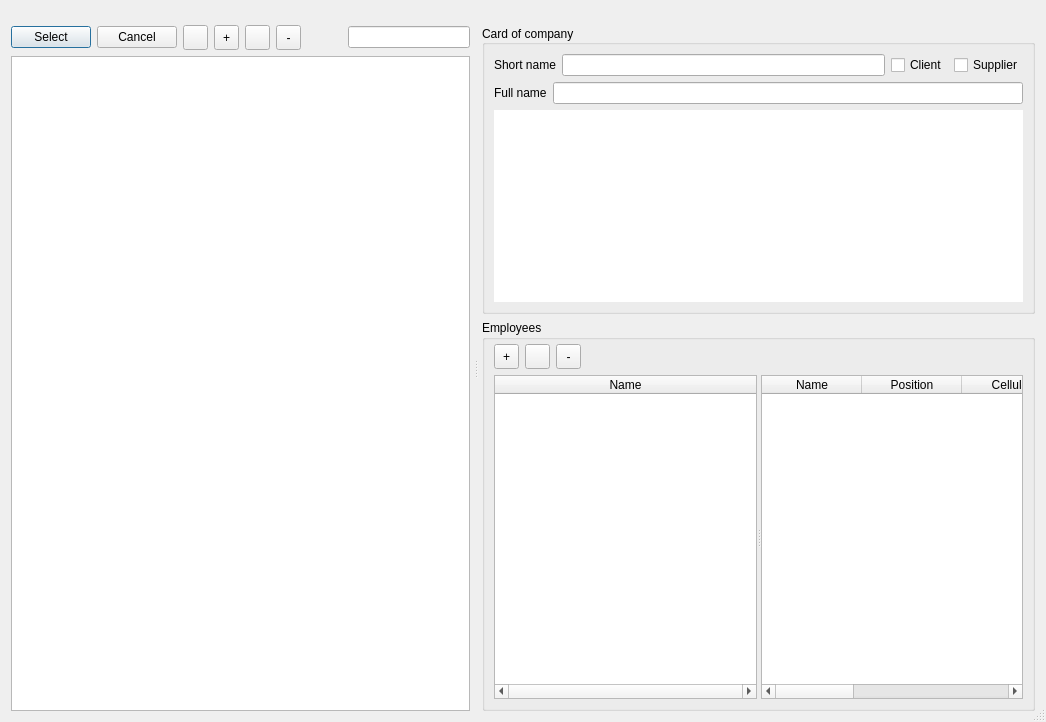
<?xml version="1.0" encoding="UTF-8"?>
<ui version="4.0">
 <class>OrganizationsListDlg</class>
 <widget class="QDialog" name="OrganizationsListDlg">
  <property name="geometry">
   <rect>
    <x>0</x>
    <y>0</y>
    <width>1046</width>
    <height>722</height>
   </rect>
  </property>
  <property name="windowTitle">
   <string>Companies</string>
  </property>
  <property name="locale">
   <locale language="English" country="UnitedStates"/>
  </property>
  <property name="sizeGripEnabled">
   <bool>true</bool>
  </property>
  <layout class="QVBoxLayout" name="verticalLayout_6" stretch="0,1">
   <item>
    <widget class="QWidget" name="wdSelected" native="true">
     <layout class="QVBoxLayout" name="verticalLayout">
      <property name="spacing">
       <number>2</number>
      </property>
      <property name="leftMargin">
       <number>0</number>
      </property>
      <property name="topMargin">
       <number>4</number>
      </property>
      <property name="rightMargin">
       <number>0</number>
      </property>
      <property name="bottomMargin">
       <number>4</number>
      </property>
     </layout>
    </widget>
   </item>
   <item>
    <widget class="QSplitter" name="splitter_2">
     <property name="orientation">
      <enum>Qt::Horizontal</enum>
     </property>
     <widget class="QWidget" name="verticalLayoutWidget">
      <layout class="QVBoxLayout" name="verticalLayout_3">
       <property name="rightMargin">
        <number>4</number>
       </property>
       <item>
        <layout class="QHBoxLayout" name="horizontalLayout_2" stretch="0,0,0,0,0,0,1,3">
         <item>
          <widget class="QPushButton" name="pbSelect">
           <property name="text">
            <string>Select</string>
           </property>
          </widget>
         </item>
         <item>
          <widget class="QPushButton" name="pbCancel">
           <property name="text">
            <string>Cancel</string>
           </property>
          </widget>
         </item>
         <item>
          <widget class="QToolButton" name="tbReload">
           <property name="minimumSize">
            <size>
             <width>25</width>
             <height>25</height>
            </size>
           </property>
           <property name="icon">
            <iconset resource="resource1.qrc">
             <normaloff>:/some/ico/ico/reload.png</normaloff>:/some/ico/ico/reload.png</iconset>
           </property>
          </widget>
         </item>
         <item>
          <widget class="QToolButton" name="tbPlus">
           <property name="minimumSize">
            <size>
             <width>25</width>
             <height>25</height>
            </size>
           </property>
           <property name="text">
            <string>+</string>
           </property>
           <property name="icon">
            <iconset resource="resource1.qrc">
             <normaloff>:/some/ico/ico/plus.png</normaloff>:/some/ico/ico/plus.png</iconset>
           </property>
          </widget>
         </item>
         <item>
          <widget class="QToolButton" name="tbProps">
           <property name="minimumSize">
            <size>
             <width>25</width>
             <height>25</height>
            </size>
           </property>
           <property name="icon">
            <iconset resource="resource1.qrc">
             <normaloff>:/some/ico/ico/edit.png</normaloff>:/some/ico/ico/edit.png</iconset>
           </property>
          </widget>
         </item>
         <item>
          <widget class="QToolButton" name="tbMinus">
           <property name="minimumSize">
            <size>
             <width>25</width>
             <height>25</height>
            </size>
           </property>
           <property name="text">
            <string>-</string>
           </property>
           <property name="icon">
            <iconset resource="resource1.qrc">
             <normaloff>:/some/ico/ico/minus.png</normaloff>:/some/ico/ico/minus.png</iconset>
           </property>
          </widget>
         </item>
         <item>
          <spacer name="horizontalSpacer">
           <property name="orientation">
            <enum>Qt::Horizontal</enum>
           </property>
           <property name="sizeHint" stdset="0">
            <size>
             <width>40</width>
             <height>20</height>
            </size>
           </property>
          </spacer>
         </item>
         <item>
          <widget class="QLineEdit" name="leFilter">
           <property name="contextMenuPolicy">
            <enum>Qt::CustomContextMenu</enum>
           </property>
           <property name="alignment">
            <set>Qt::AlignCenter</set>
           </property>
          </widget>
         </item>
        </layout>
       </item>
       <item>
        <widget class="QListWidget" name="listCustomers">
         <property name="contextMenuPolicy">
          <enum>Qt::CustomContextMenu</enum>
         </property>
        </widget>
       </item>
      </layout>
     </widget>
     <widget class="QStackedWidget" name="swData">
      <property name="currentIndex">
       <number>0</number>
      </property>
      <widget class="QWidget" name="pgData">
       <layout class="QVBoxLayout" name="verticalLayout_5" stretch="0,1">
        <property name="leftMargin">
         <number>4</number>
        </property>
        <property name="topMargin">
         <number>0</number>
        </property>
        <property name="rightMargin">
         <number>0</number>
        </property>
        <property name="bottomMargin">
         <number>0</number>
        </property>
        <item>
         <widget class="QGroupBox" name="groupBox_2">
          <property name="title">
           <string>Card of company</string>
          </property>
          <property name="alignment">
           <set>Qt::AlignLeading|Qt::AlignLeft|Qt::AlignVCenter</set>
          </property>
          <layout class="QVBoxLayout" name="verticalLayout_2">
           <item>
            <layout class="QHBoxLayout" name="horizontalLayout">
             <item>
              <widget class="QLabel" name="label_Short">
               <property name="text">
                <string>Short name</string>
               </property>
              </widget>
             </item>
             <item>
              <widget class="QLineEdit" name="leShortName">
               <property name="readOnly">
                <bool>true</bool>
               </property>
              </widget>
             </item>
             <item>
              <widget class="QRoCheckBox" name="cbClient">
               <property name="text">
                <string>Client</string>
               </property>
              </widget>
             </item>
             <item>
              <widget class="QRoCheckBox" name="cbProvider">
               <property name="text">
                <string>Supplier</string>
               </property>
              </widget>
             </item>
            </layout>
           </item>
           <item>
            <layout class="QHBoxLayout" name="horizontalLayout_3">
             <item>
              <widget class="QLabel" name="label_Full">
               <property name="text">
                <string>Full name</string>
               </property>
              </widget>
             </item>
             <item>
              <widget class="QLineEdit" name="leFullName">
               <property name="readOnly">
                <bool>true</bool>
               </property>
              </widget>
             </item>
            </layout>
           </item>
           <item>
            <widget class="QTableWidget" name="twCustProps">
             <property name="contextMenuPolicy">
              <enum>Qt::CustomContextMenu</enum>
             </property>
             <property name="frameShape">
              <enum>QFrame::NoFrame</enum>
             </property>
             <property name="selectionMode">
              <enum>QAbstractItemView::ExtendedSelection</enum>
             </property>
             <property name="selectionBehavior">
              <enum>QAbstractItemView::SelectRows</enum>
             </property>
             <attribute name="horizontalHeaderVisible">
              <bool>false</bool>
             </attribute>
             <attribute name="horizontalHeaderStretchLastSection">
              <bool>true</bool>
             </attribute>
             <attribute name="verticalHeaderVisible">
              <bool>false</bool>
             </attribute>
             <column>
              <property name="text">
               <string/>
              </property>
              <property name="font">
               <font>
                <weight>75</weight>
                <bold>true</bold>
               </font>
              </property>
             </column>
             <column>
              <property name="text">
               <string/>
              </property>
             </column>
            </widget>
           </item>
          </layout>
         </widget>
        </item>
        <item>
         <widget class="QGroupBox" name="groupBox_3">
          <property name="title">
           <string>Employees</string>
          </property>
          <layout class="QVBoxLayout" name="verticalLayout_4" stretch="0,1">
           <property name="topMargin">
            <number>4</number>
           </property>
           <item>
            <layout class="QHBoxLayout" name="horizontalLayout_15">
             <item>
              <widget class="QToolButton" name="tbAddPerson">
               <property name="sizePolicy">
                <sizepolicy hsizetype="Fixed" vsizetype="Fixed">
                 <horstretch>0</horstretch>
                 <verstretch>0</verstretch>
                </sizepolicy>
               </property>
               <property name="minimumSize">
                <size>
                 <width>25</width>
                 <height>25</height>
                </size>
               </property>
               <property name="text">
                <string>+</string>
               </property>
               <property name="icon">
                <iconset resource="resource1.qrc">
                 <normaloff>:/some/ico/ico/plus.png</normaloff>:/some/ico/ico/plus.png</iconset>
               </property>
              </widget>
             </item>
             <item>
              <widget class="QToolButton" name="tbPropPerson">
               <property name="minimumSize">
                <size>
                 <width>25</width>
                 <height>25</height>
                </size>
               </property>
               <property name="icon">
                <iconset resource="resource1.qrc">
                 <normaloff>:/some/ico/ico/edit.png</normaloff>:/some/ico/ico/edit.png</iconset>
               </property>
              </widget>
             </item>
             <item>
              <widget class="QToolButton" name="tbDelPerson">
               <property name="sizePolicy">
                <sizepolicy hsizetype="Fixed" vsizetype="Fixed">
                 <horstretch>0</horstretch>
                 <verstretch>0</verstretch>
                </sizepolicy>
               </property>
               <property name="minimumSize">
                <size>
                 <width>25</width>
                 <height>25</height>
                </size>
               </property>
               <property name="text">
                <string>-</string>
               </property>
               <property name="icon">
                <iconset resource="resource1.qrc">
                 <normaloff>:/some/ico/ico/minus.png</normaloff>:/some/ico/ico/minus.png</iconset>
               </property>
              </widget>
             </item>
             <item>
              <spacer name="horizontalSpacer_4">
               <property name="orientation">
                <enum>Qt::Horizontal</enum>
               </property>
               <property name="sizeHint" stdset="0">
                <size>
                 <width>40</width>
                 <height>20</height>
                </size>
               </property>
              </spacer>
             </item>
            </layout>
           </item>
           <item>
            <widget class="QSplitter" name="splitter">
             <property name="orientation">
              <enum>Qt::Horizontal</enum>
             </property>
             <widget class="QTableWidget" name="twMain">
              <property name="contextMenuPolicy">
               <enum>Qt::CustomContextMenu</enum>
              </property>
              <property name="verticalScrollBarPolicy">
               <enum>Qt::ScrollBarAlwaysOff</enum>
              </property>
              <property name="horizontalScrollBarPolicy">
               <enum>Qt::ScrollBarAlwaysOn</enum>
              </property>
              <property name="editTriggers">
               <set>QAbstractItemView::NoEditTriggers</set>
              </property>
              <property name="selectionMode">
               <enum>QAbstractItemView::SingleSelection</enum>
              </property>
              <property name="selectionBehavior">
               <enum>QAbstractItemView::SelectRows</enum>
              </property>
              <property name="sortingEnabled">
               <bool>false</bool>
              </property>
              <attribute name="horizontalHeaderHighlightSections">
               <bool>false</bool>
              </attribute>
              <attribute name="horizontalHeaderShowSortIndicator" stdset="0">
               <bool>false</bool>
              </attribute>
              <attribute name="horizontalHeaderStretchLastSection">
               <bool>true</bool>
              </attribute>
              <attribute name="verticalHeaderVisible">
               <bool>false</bool>
              </attribute>
              <attribute name="verticalHeaderHighlightSections">
               <bool>false</bool>
              </attribute>
              <column>
               <property name="text">
                <string>Name</string>
               </property>
              </column>
             </widget>
             <widget class="QTableWidget" name="twCommon">
              <property name="contextMenuPolicy">
               <enum>Qt::CustomContextMenu</enum>
              </property>
              <property name="horizontalScrollBarPolicy">
               <enum>Qt::ScrollBarAlwaysOn</enum>
              </property>
              <property name="editTriggers">
               <set>QAbstractItemView::NoEditTriggers</set>
              </property>
              <property name="selectionMode">
               <enum>QAbstractItemView::SingleSelection</enum>
              </property>
              <property name="selectionBehavior">
               <enum>QAbstractItemView::SelectRows</enum>
              </property>
              <property name="sortingEnabled">
               <bool>false</bool>
              </property>
              <attribute name="horizontalHeaderHighlightSections">
               <bool>false</bool>
              </attribute>
              <attribute name="horizontalHeaderShowSortIndicator" stdset="0">
               <bool>false</bool>
              </attribute>
              <attribute name="verticalHeaderVisible">
               <bool>false</bool>
              </attribute>
              <attribute name="verticalHeaderHighlightSections">
               <bool>false</bool>
              </attribute>
              <column>
               <property name="text">
                <string>Name</string>
               </property>
              </column>
              <column>
               <property name="text">
                <string>Position</string>
               </property>
              </column>
              <column>
               <property name="text">
                <string>Cellular</string>
               </property>
              </column>
              <column>
               <property name="text">
                <string>E-mail</string>
               </property>
              </column>
              <column>
               <property name="text">
                <string>Phone</string>
               </property>
              </column>
              <column>
               <property name="text">
                <string>Fax</string>
               </property>
              </column>
             </widget>
            </widget>
           </item>
          </layout>
         </widget>
        </item>
       </layout>
      </widget>
      <widget class="QWidget" name="pgEmpty"/>
     </widget>
    </widget>
   </item>
  </layout>
  <action name="actionDelete">
   <property name="text">
    <string>Delete</string>
   </property>
  </action>
  <action name="actionProperties">
   <property name="text">
    <string>Properties...</string>
   </property>
  </action>
  <action name="actionRefresh">
   <property name="text">
    <string>Refresh</string>
   </property>
  </action>
  <action name="actionAdd">
   <property name="text">
    <string>Add...</string>
   </property>
  </action>
  <action name="actionAdd_person">
   <property name="text">
    <string>Add...</string>
   </property>
  </action>
  <action name="actionProperties_of_person">
   <property name="text">
    <string>Properties...</string>
   </property>
  </action>
  <action name="actionDelete_person">
   <property name="text">
    <string>Delete</string>
   </property>
  </action>
  <action name="actionSelect">
   <property name="text">
    <string>Select</string>
   </property>
  </action>
  <action name="actionAdd_to_selection">
   <property name="text">
    <string>Add to selection</string>
   </property>
  </action>
  <action name="actionSelectPerson">
   <property name="text">
    <string>Select</string>
   </property>
  </action>
  <action name="actionAddPerson_to_selection">
   <property name="text">
    <string>Add to selection</string>
   </property>
  </action>
 </widget>
 <customwidgets>
  <customwidget>
   <class>QRoCheckBox</class>
   <extends>QCheckBox</extends>
   <header>../VProject/QRoCheckBox.h</header>
  </customwidget>
 </customwidgets>
 <resources>
  <include location="resource1.qrc"/>
 </resources>
 <connections>
  <connection>
   <sender>tbReload</sender>
   <signal>clicked()</signal>
   <receiver>actionRefresh</receiver>
   <slot>trigger()</slot>
   <hints>
    <hint type="sourcelabel">
     <x>26</x>
     <y>25</y>
    </hint>
    <hint type="destinationlabel">
     <x>-1</x>
     <y>-1</y>
    </hint>
   </hints>
  </connection>
  <connection>
   <sender>tbPlus</sender>
   <signal>clicked()</signal>
   <receiver>actionAdd</receiver>
   <slot>trigger()</slot>
   <hints>
    <hint type="sourcelabel">
     <x>60</x>
     <y>25</y>
    </hint>
    <hint type="destinationlabel">
     <x>-1</x>
     <y>-1</y>
    </hint>
   </hints>
  </connection>
  <connection>
   <sender>tbProps</sender>
   <signal>clicked()</signal>
   <receiver>actionProperties</receiver>
   <slot>trigger()</slot>
   <hints>
    <hint type="sourcelabel">
     <x>94</x>
     <y>25</y>
    </hint>
    <hint type="destinationlabel">
     <x>-1</x>
     <y>-1</y>
    </hint>
   </hints>
  </connection>
  <connection>
   <sender>tbAddPerson</sender>
   <signal>clicked()</signal>
   <receiver>actionAdd_person</receiver>
   <slot>trigger()</slot>
   <hints>
    <hint type="sourcelabel">
     <x>423</x>
     <y>330</y>
    </hint>
    <hint type="destinationlabel">
     <x>-1</x>
     <y>-1</y>
    </hint>
   </hints>
  </connection>
  <connection>
   <sender>tbPropPerson</sender>
   <signal>clicked()</signal>
   <receiver>actionProperties_of_person</receiver>
   <slot>trigger()</slot>
   <hints>
    <hint type="sourcelabel">
     <x>454</x>
     <y>330</y>
    </hint>
    <hint type="destinationlabel">
     <x>-1</x>
     <y>-1</y>
    </hint>
   </hints>
  </connection>
  <connection>
   <sender>tbDelPerson</sender>
   <signal>clicked()</signal>
   <receiver>actionDelete_person</receiver>
   <slot>trigger()</slot>
   <hints>
    <hint type="sourcelabel">
     <x>485</x>
     <y>330</y>
    </hint>
    <hint type="destinationlabel">
     <x>-1</x>
     <y>-1</y>
    </hint>
   </hints>
  </connection>
  <connection>
   <sender>tbMinus</sender>
   <signal>clicked()</signal>
   <receiver>actionDelete</receiver>
   <slot>trigger()</slot>
   <hints>
    <hint type="sourcelabel">
     <x>116</x>
     <y>23</y>
    </hint>
    <hint type="destinationlabel">
     <x>-1</x>
     <y>-1</y>
    </hint>
   </hints>
  </connection>
  <connection>
   <sender>pbCancel</sender>
   <signal>clicked()</signal>
   <receiver>OrganizationsListDlg</receiver>
   <slot>reject()</slot>
   <hints>
    <hint type="sourcelabel">
     <x>159</x>
     <y>41</y>
    </hint>
    <hint type="destinationlabel">
     <x>522</x>
     <y>360</y>
    </hint>
   </hints>
  </connection>
 </connections>
</ui>
